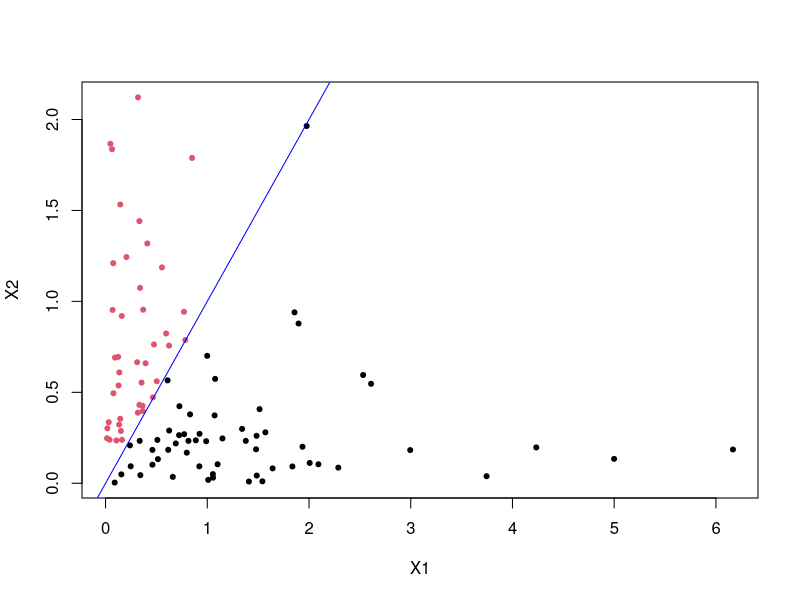
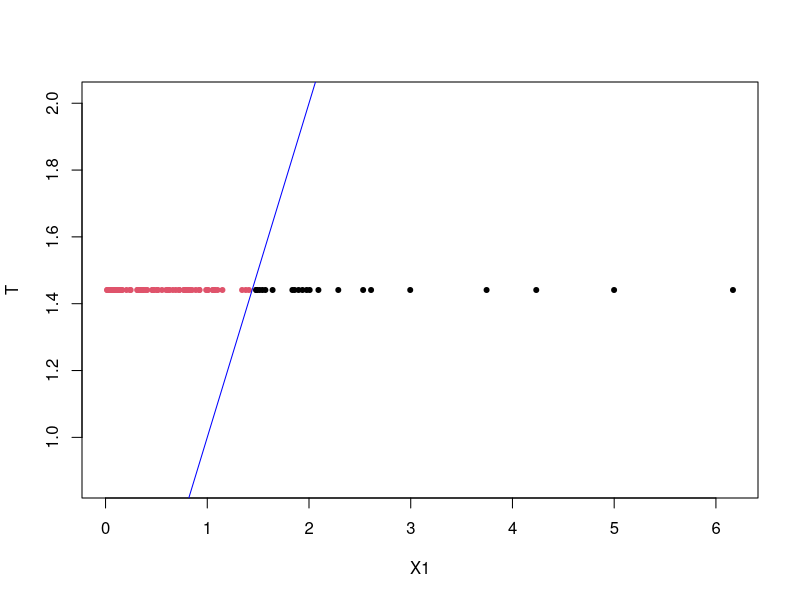
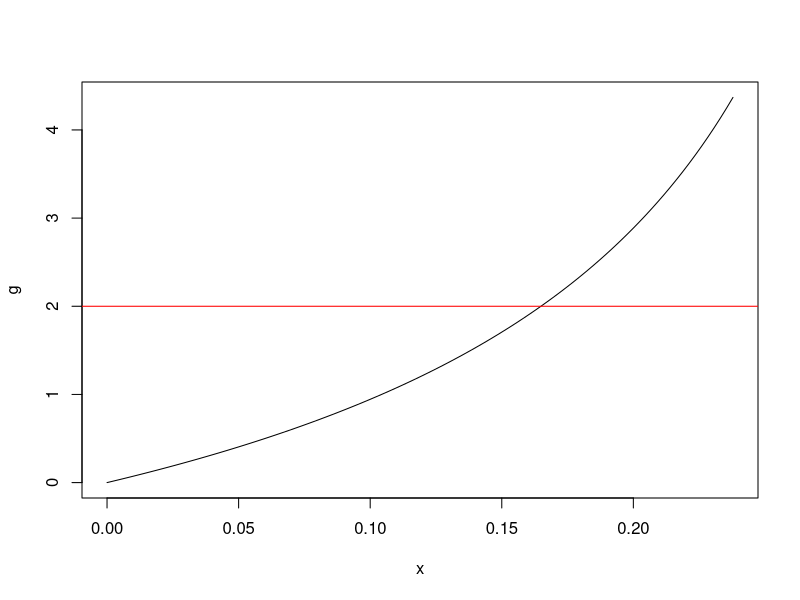
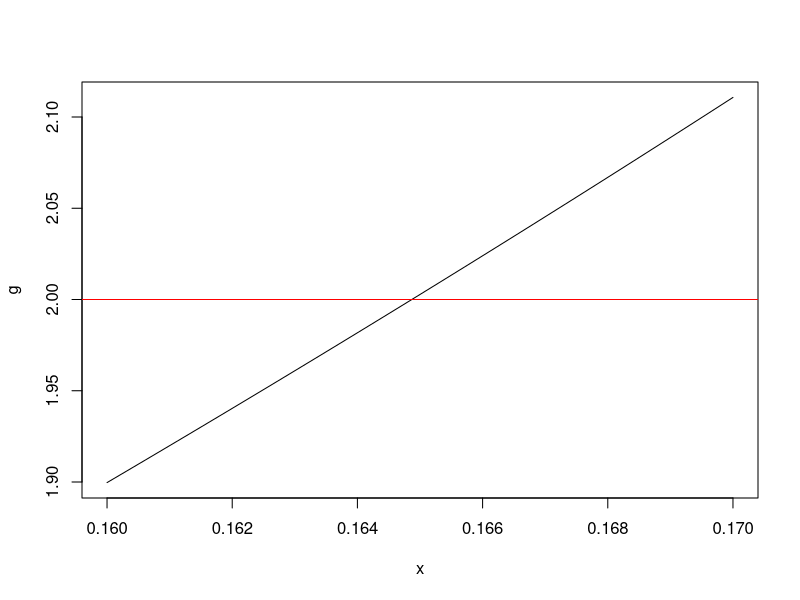
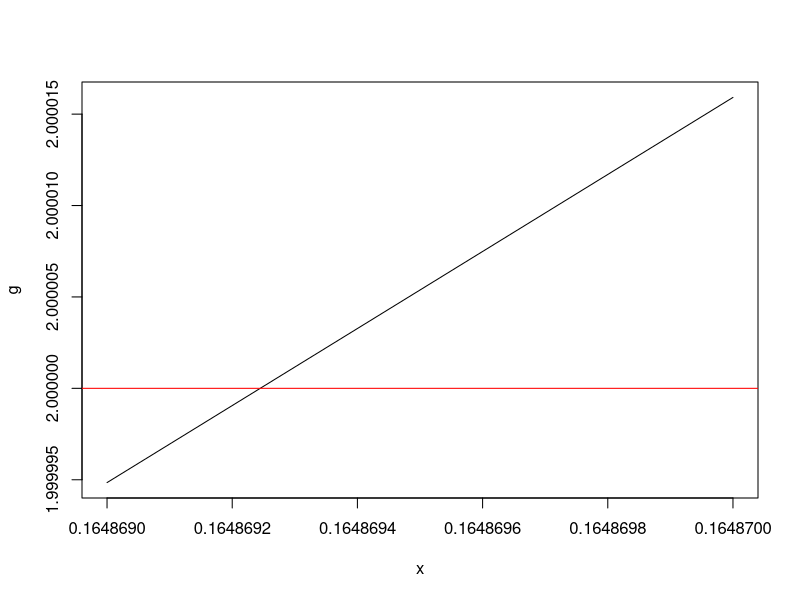
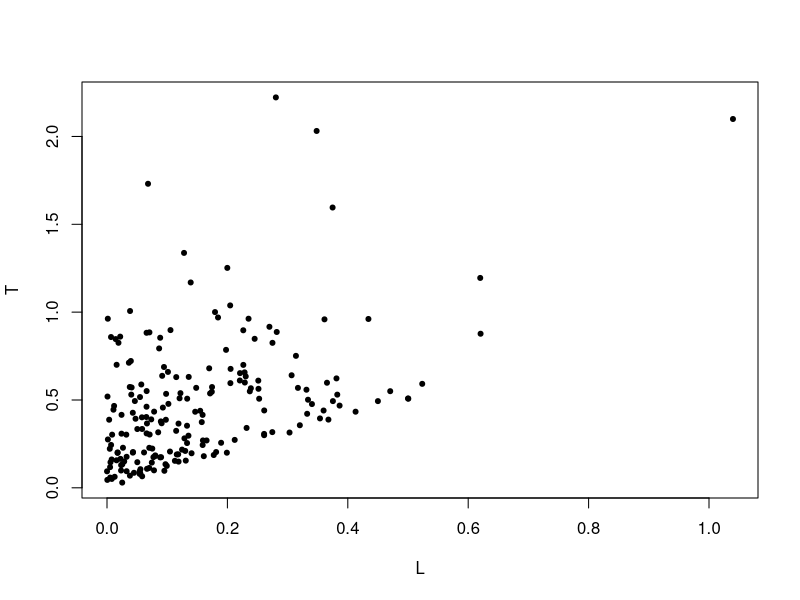
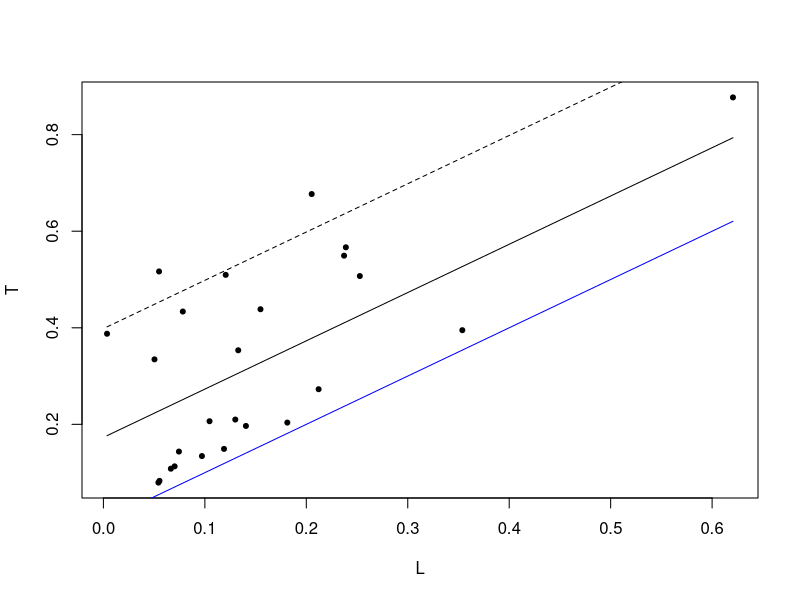
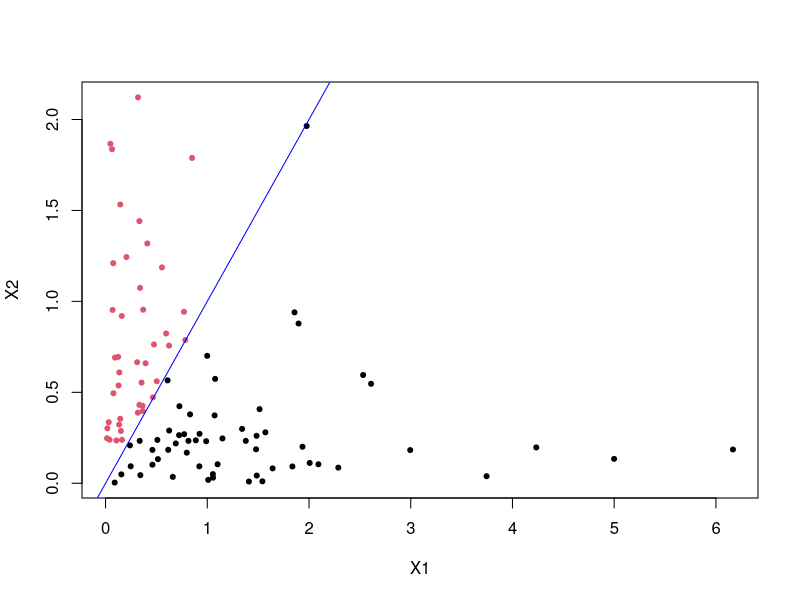

Generate these figures, in order, with R:
#NavarroCramerBala

#Example5.1

set.seed(333)
m<-100
X1<-rexp(m,1)
X2<-rexp(m,2)
L<-pmin(X1,X2) #series
U<-pmax(X1,X2) #parallel
I1<-X1<X2
I2<-X2<X1
m1<-sum(I1) 
m1 #31 data
m2<-m-m1
m2 #69 data
sum(I2)

mean(L) #0.3402184
1/3
a1<-(m1/m)/mean(L) #alpha1=1
a1 #estimated value 0.9111795

a2<-(m2/m)/mean(L) #alpha2=2
a2 #estimated value 2.028109

#Conf interval (not used)
z<-qnorm(0.95)
2*0.95-1
a<-a1-z*a1/sqrt(m)
b<-a1+z*a1/sqrt(m)
a
b
z

#simulation 

z<-qnorm(0.95)
set.seed(333)
m<-100
N<-100
i<-1:N
S<-0
for (i in 1:N) {
X1<-rexp(m,1)
X2<-rexp(m,2)
L<-pmin(X1,X2)
I1<-(X1<X2)*1
m1<-sum(I1) 
a1<-(m1/m)/mean(L) #alpha1=1
a<-a1-z*a1/sqrt(m)
b<-a1+z*a1/sqrt(m)
S<-S+(a<1)*(1<b)
}
S
S/N
pnorm(1)-pnorm(-1)

###end simulation (not used) 


mean(L)/(m1/m) #mu1=1 estimated value 1.097479
mean(L)/(m2/m) #mu2=0.5 estimated value 0.4930701

#Censored data <X2
X12<-L[I1]
mean(X12) #wrong estimation 0.4129864
mean(X12)/(m1/m) #mu1=1 estimated value 1.332214

#Censored data <X1
X21<-L[I2]
mean(X21)
mean(X21)/(m2/m) #mu2=0.5 estimated value 0.4456891

#Estimations for the other means
mean(X21)/(m1/m) #mu1=1 estimated value 0.9920176
mean(X12)/(m2/m)  #mu2=0.5 estimated value 0.598531

#Fig 5.1, left
plot(X1,X2,pch=20, col = factor(I1))
abline(0,1,col='blue')

pdf('Fig1.pdf',width=5,height=5)
plot(X1,X2,pch=20, col = factor(I1))
abline(0,1,col='blue')
dev.off()

#Fig5.1, right
-log(0.1)*mean(L)/(m1/m) #confidence band 2.527038
-log(0.1)*mean(L)/(m2/m) #confidence band X2 1.135336

pdf('Fig1rNew.pdf',width=5,height=5)
plot(L,U,pch=20, col = factor(I1))
abline(0,1,col='blue')
abline(1.097479,1) #regres. curve X1
abline(2.527039,1,lty=2) #conf. band
abline(0.4930701,1,col='red') #regres. curve X2 
abline(1.135336,1,col='red',lty=2) #conf band
dev.off()


#Real coberage
100-sum(I1)
66/69
sum((U<L+2.527039)*(1-I1))/69
sum((U<L+1.135336)*(I1))/sum(I1)
27/31

#common censure time 
T<-X2[1]
T #0.5928832
J1<-X1<T
k1<-sum(J1)
k1
Y12<-X1[J1]
mean(Y12)
mean(Y12)/(k1/m) #Estimated value 0.6834739

(0.38*0.2597201+0.62*0.5928832)/0.38 #correct estimation
0.38*0.2597201+0.62*0.5928832 #wrong estimation

#non-included plot
X2bis<-1:m
X2bis[1:m]<-T
#pdf('Fig1r.pdf',width=5,height=5)
plot(X1,X2bis,pch=20, col = factor(J1),ylab='T')
abline(0,1,col='blue')
#dev.off()

#Case 2
mean(U) #Estimation 1.172625
7/6 #real value
X12<-U[I1]
X21<-U[I2]
m2<-sum(I2)
m2
m1

mean(X21)
4/3
mean(X21)/(1+m2/m) #wrong
mean(X21)/(1+m1/m) #mu1=1 estimation 0.9968541
1.305879/(1+31/100)

mean(X12)
5/6
mean(X12)/(1+m1/m) #wrong!
mean(X12)/(1+m2/m) #mu2=0.5 estimation 0.5183591


mean(X21)/(m2/m1+m2/m) #mu2=0.5
1.305879/(69/31+69/100)

mean(X12)/(m1/m2+m1/m) #mu1=1
0.8760269/(31/69+31/100)

#With all the data in U
mean(U)/(m/m2-m1/m)
mean(U)/(m/m1-m2/m)




#Example 5.2 n=3 Case 3 

set.seed(444)
m<-200
X1<-rexp(m,1)
X2<-rexp(m,2)
X3<-rexp(m,3)
L<-pmin(X1,X2,X3)
U<-pmax(X1,X2,X3)
median(c(1,2,3))
T<-1:m
for (i in 1:m) {
T[i]<-median(c(X1[i],X2[i],X3[i]))
}

Data<-data.frame(X1,X2,X3,L,T,U)
View(Data)
I1<-(L==X1)
I2<-(L==X2)
I3<-(L==X3)
sum(I1)->m1
sum(I2)->m2
sum(I3)->m3
m1
m2
m3

#Estimations
mu1<-sum(T*I1)/m1
mu1
1/6+1/5

mu2<-sum(T*I2)/m2
mu2
1/6+1/4

mu3<-sum(T*I3)/m3
mu3
1/6+1/3

m1+m2+m3
ga<-min(mu1,mu2,mu3)
ga
g<-function(x) x/(mu1-x)+x/(mu2-x)+x/(mu3-x)

#Fig5.2, left
curve(g,0,ga-0.1,ylab='g')
abline(2,0,col='red')
##

curve(g,0.16,0.17,ylab='g')
abline(2,0,col='red')

curve(g,0.164869,0.164870,ylab='g')
abline(2,0,col='red')

1/6
b4<-0.164869 #estimation beta 4

b1<-mu1-b4 #estimation beta 1
b1
1/5

b2<-mu2-b4 #estimation beta 2
b2
1/4

b3<-mu3-b4 #estimation beta 3
b3
1/3

1/b4
1/b1
a1<-1/b4-1/b1
a1 #estimation alpha 1

a2<-1/b4-1/b2
a2 #estimation alpha 2

a3<-1/b4-1/b3 
a3 #estimation alpha 3


mL=max(L)
mU=max(U)
mT=max(T)
plot(L,T,pch=20)
L1<-L[I1]
T1<-T[I1]
U1<-U[I1]

#Fig 5.2, right
#plot(L1,T1,pch=20,xlab='L',ylab='T',xlim=c(0,mL),ylim=c(0,mT))
plot(L1,T1,pch=20,xlab='L',ylab='T')
curve(x+1-1, add=TRUE,col='blue')
curve(x+b1, add=TRUE)
curve(x-b1*log(0.1), add=TRUE,lty=2)

sum(T1<L1-b1*log(0.1))/sum(I1)
sum(T1>L1-b1*log(0.1))
sum(I1)
23/25

#Fig 5.2, right
pdf('Fig2rNew.pdf',width=5,height=5)
plot(L1,T1,pch=20,xlab='L',ylab='T')
curve(x+1-1, add=TRUE,col='blue')
curve(x+b1, add=TRUE)
curve(x-b1*log(0.1), add=TRUE,lty=2)
sum(T1<L1-b1*log(0.1))/sum(I1)
sum(T1>L1-b1*log(0.1))
dev.off()




L2<-L[I2]
T2<-T[I2]
U2<-U[I2]

#Fig5.3, left
pdf('Fig3lNew.pdf',width=5,height=5)
plot(L2,T2,pch=20,xlab='L',ylab='T')
curve(x+1-1, add=TRUE,col='blue')
curve(x+b2, add=TRUE)
curve(x-b2*log(0.1), add=TRUE,lty=2)
sum(T2<L2-b2*log(0.1))/sum(I2)
dev.off()

sum(T2>L2-b2*log(0.1))
sum(I2)
sum(T2<L2-b2*log(0.1))
sum(T2<L2-b2*log(0.1))/sum(I2)
68/74


L3<-L[I3]
T3<-T[I3]
U3<-U[I3]

#Fig5.3, right
pdf('Fig3rNew.pdf',width=5,height=5)
plot(L3,T3,pch=20,xlab='L',ylab='T')
curve(x+1-1, add=TRUE,col='blue')
curve(x+b3, add=TRUE)
curve(x-b3*log(0.1), add=TRUE,lty=2)
dev.off()

sum(T3>L3-b3*log(0.1))
sum(I3)
sum(T3<L3-b3*log(0.1))
sum(T3<L3-b3*log(0.1))/sum(I3)
92/101
